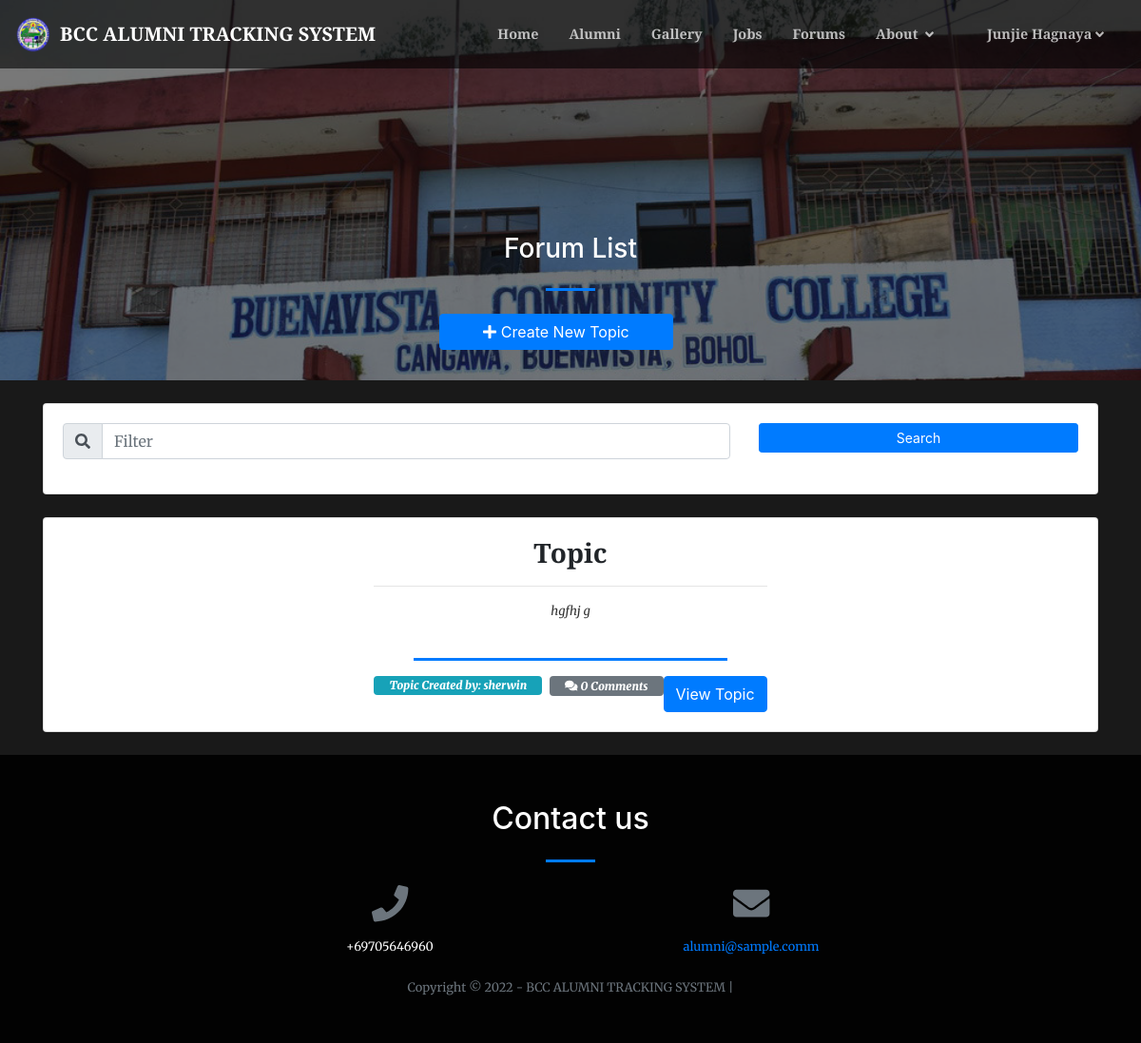
/index.php?page=forum (signed in), run on the app's committed database.
### tables this page shows
CREATE TABLE `forum_topics` (
  `id` int(30) NOT NULL,
  `title` varchar(250) NOT NULL,
  `description` text NOT NULL,
  `user_id` int(30) NOT NULL,
  `date_created` datetime NOT NULL DEFAULT (CURRENT_DATE)
);

CREATE TABLE `users` (
  `id` int(30) NOT NULL,
  `name` text NOT NULL,
  `username` varchar(200) NOT NULL,
  `password` text NOT NULL,
  `type` tinyint(1) NOT NULL DEFAULT 3 COMMENT '1=Admin,2=Alumni officer, 3= alumnus',
  `auto_generated_pass` text NOT NULL,
  `alumnus_id` int(30) NOT NULL
);

### forum.php (the view, shortened to what this page needs)
<?php
include 'admin/db_connect.php';
?>
<header class="masthead">
    <div class="container-fluid h-100">
        <div class="row h-100 align-items-center justify-content-center text-center">
            <div class="col-lg-8 align-self-end mb-4 page-title">
                <h3 class="text-white">Forum List</h3>
                <hr class="divider my-4" />
            <div class="row col-md-12 mb-2 justify-content-center">
                    <button class="btn btn-primary btn-block col-sm-4" type="button" id="new_forum"><i class="fa fa-plus"></i> Create New Topic</button>
            </div>
            </div>
        </div>
    </div>
</header>
<div class="container mt-3 pt-2">
    <div class="card mb-4">
        <div class="card-body">
            <div class="row">
                <div class="col-md-8">
                    <div class="input-group mb-3">
                      <div class="input-group-prepend">
                        <span class="input-group-text" id="filter-field"><i class="fa fa-search"></i></span>
                      </div>
                      <input type="text" class="form-control" id="filter" placeholder="Filter" aria-label="Filter" aria-describedby="filter-field">
                    </div>
                </div>
                <div class="col-md-4">
                    <button class="btn btn-primary btn-block btn-sm" id="search">Search</button>
                </div>
            </div>
        </div>
    </div>
   <?php
    $event = $conn->query("SELECT f.*,u.name from forum_topics f inner join users u on u.id = f.user_id order by f.id desc");
    while($row = $event->fetch_assoc()):
        $trans = get_html_translation_table(HTML_ENTITIES,ENT_QUOTES);
        unset($trans["\""], $trans["<"], $trans[">"], $trans["<h2"]);
        $desc = strtr(html_entity_decode($row['description']),$trans);
        $desc=str_replace(array("<li>","</li>"), array("",","), $desc);
        $count_comments = $conn->query("SELECT * FROM forum_comments where topic_id = ".$row['id'])->num_rows;
    ?>
    <div class="card Forum-list" data-id="<?php echo $row['id'] ?>">
        <div class="card-body">
            <div class="row  align-items-center justify-content-center text-center h-100">
                <div class="">
                    <h3><b class="filter-txt"><?php echo ucwords($row['title']) ?></b></h3>
                    <hr>
                    <larger class="truncate filter-txt"><?php echo strip_tags($desc) ?></larger>
                    <br>
                    <hr class="divider"  style="max-width: calc(80%)">
                    <span class="badge badge-info float-left px-3 pt-1 pb-1">
                        <b><i>Topic Created by: <span class="filter-txt"><?php echo $row['name'] ?></span></i></b>
                    </span>
                     <span class="badge badge-secondary float-left px-3 pt-1 pb-1 ml-2">
                        <b><i class="fa fa-comments"></i> <i><?php echo $count_comments ?> Comments</i></b>
                    </span>
                    <button class="btn btn-primary float-right view_topic" data-id="<?php echo $row['id'] ?>">View Topic</button>
                </div>
            </div>
        </div>
    </div>
    <br>
    <?php endwhile; ?>
</div>

### forum.php (style rules this page uses)
header.masthead,header.masthead:before { min-height: 50vh !important; height: 50vh !important }
.masthead { min-height: 23vh !important; height: 23vh !important; }
.masthead:before { min-height: 23vh !important; height: 23vh !important; }

### data on the page
forum_topics: title "Topic", description "hgfhj g", user.name "sherwin", count_comments "0"

### other printed values
$_SESSION['system']['name'] "BCC ALUMNI TRACKING SYSTEM"
$_SESSION['login_name'] "Junjie Hagnaya"
$_SESSION['system']['contact'] "+69705646960"
$_SESSION['system']['email'] "alumni@sample.comm"
